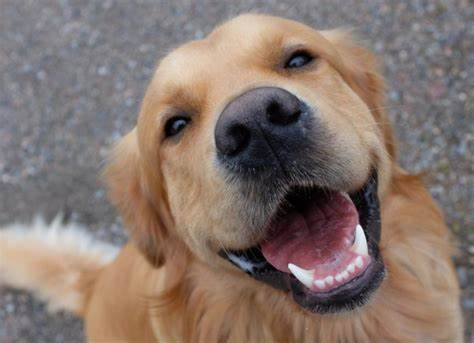
#> input picture pyQt/resources/dog.jpeg, 474 x 343 px
$ jupyter execute test_tresholding.ipynb
#> lines starting #> are read from the running program, lines starting #| are printed output that depends on the picture; after the words box and inside, x2 and y2 are one past the last pixel; in counts of white or black regions, pixels touching at a corner belong together
[cell 1]
import numpy as np
from PIL import Image

[cell 2]
def threshold_image(img, T = 128, local = False, kernal= 4, k = 2):
    if local:
        binary_img = localthresholding(img, kernal, k)
    else:
        if T is None:
            T = np.mean(img)
        binary_img = globalthresholding(img, T)

    return binary_img

def globalthresholding(image, T = 128):
    binary_img  = (image > T).astype(np.uint8) * 255
    return binary_img


def localthresholding(image, kernal = 4, k = 2):
    """
    Local thresholding using Niblack's method.
    """
    #use odd kernal size
    if kernal % 2 == 0:
        kernal += 1
    #handling borders
    pad = kernal // 2
    padded_image = np.pad(image, pad, mode='constant', constant_values=0) #may be needed to implemented on my own

    binary_img = np.zeros_like(image, dtype=np.uint8)

    for i in range(image.shape[0]):
        for j in range(image.shape[1]):
            neighbor = padded_image[i:i+kernal, j:j+kernal]
            mean = np.mean(neighbor)
            std = np.std(neighbor)

            T = mean + k * std
            if image[i,j] > T :
                binary_img[i, j] = 255
    return binary_img

[cell 3]
image = np.array(Image.open("../resources/dog.jpeg").convert('L'))
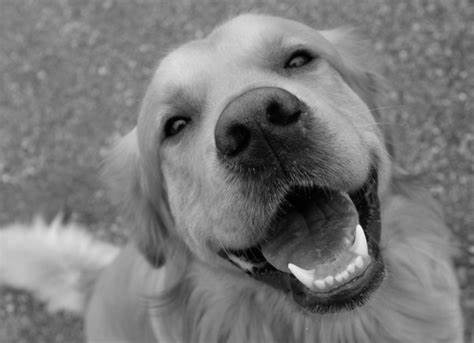
#> image: shape (343, 474); min 0, max 254, mean 121.6
binary_image = threshold_image(image, local = True,kernal=11, k=-0.2)
#> in localthresholding, `padded_image = np.pad(image, pad, mode='constant', constant_values=0)`:
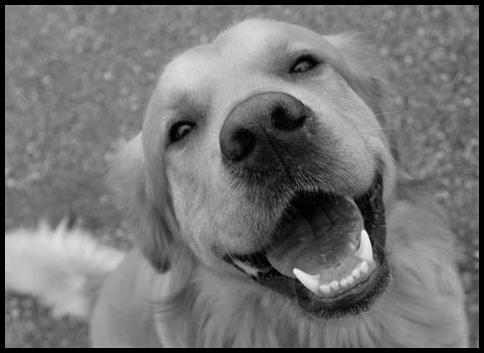
#> padded_image: shape (353, 484); min 0, max 254, mean 115.7
#> after the loop in localthresholding, `for i in range(image.shape[0]):`:
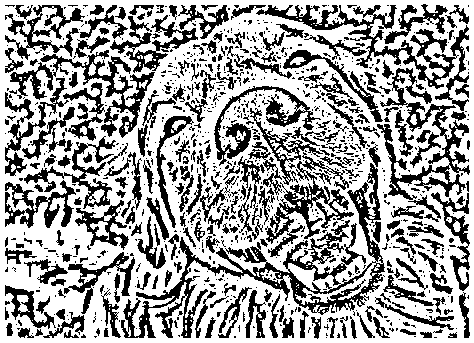
#> binary_img: shape (343, 474); 63.4% white; 987 black regions (742 under 20 px), largest, box (x1, y1, x2, y2) and area: (121, 163, 385, 338) 7032, (256, 5, 469, 111) 3536, (377, 68, 470, 200) 3028
